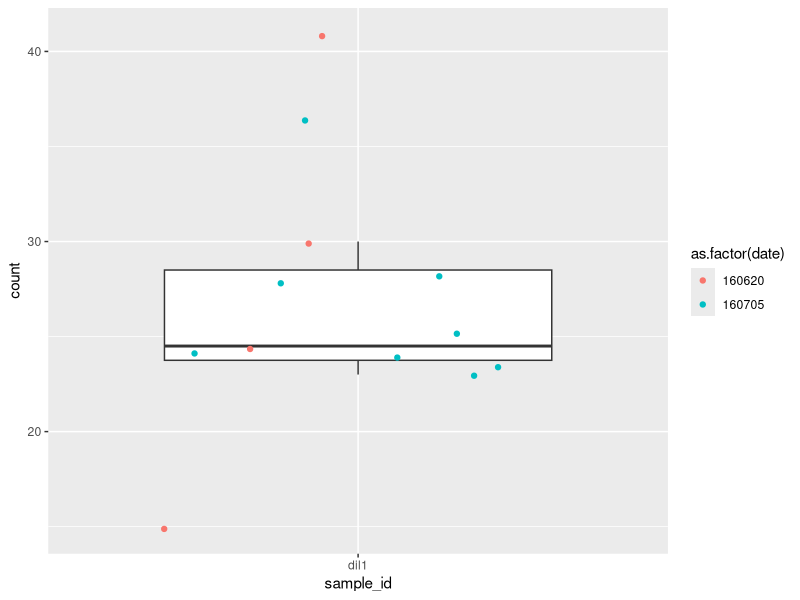
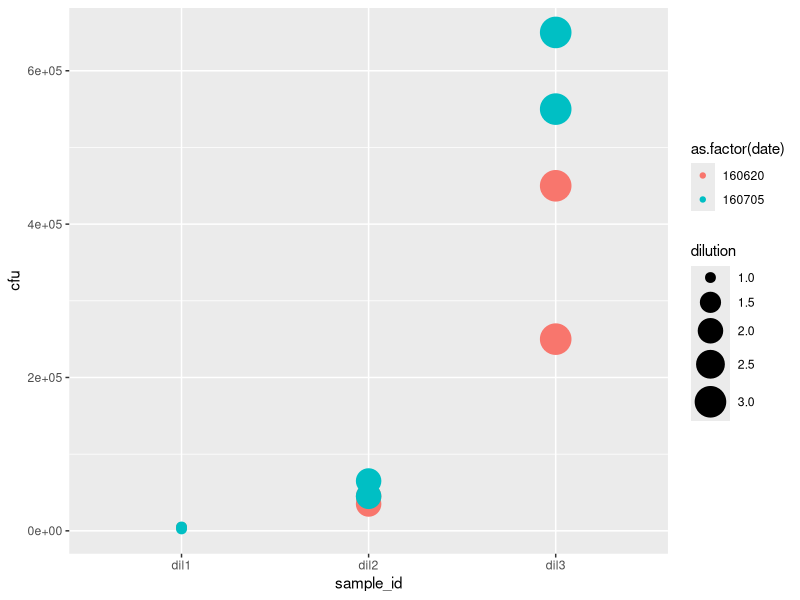
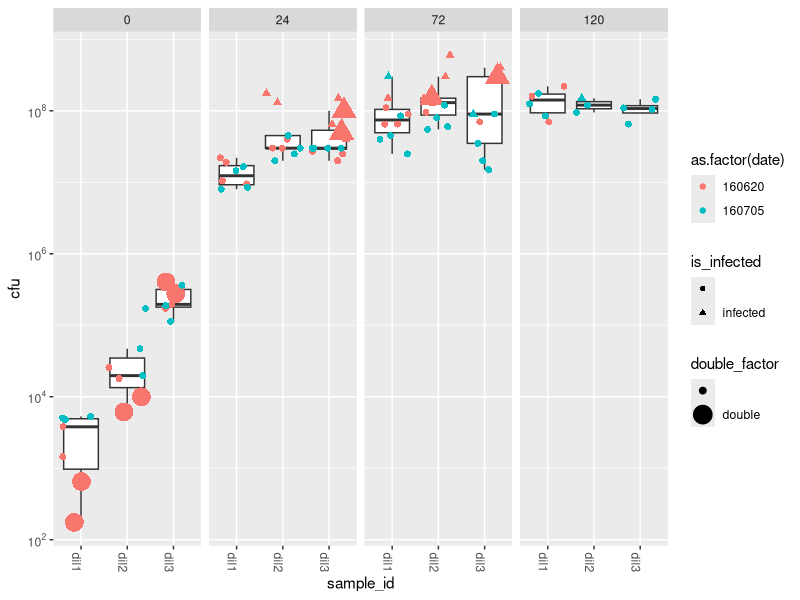

These figures' R source, in order:
#' ---
#' title: "two replicates of cfu calibration"
#'output:
#'  html_document:
#'    toc: true
#'    theme: united
#' ---

#/*    Script to combine and process two replicates of the cfu calibration assay before merging with the old assay replicate*/
#/*    Copyright (C) 2016  Daniel Chan*/

#/*    This program is free software: you can redistribute it and/or modify*/
#/*    it under the terms of the GNU General Public License as published by*/
#/*    the Free Software Foundation, either version 3 of the License, or*/
#/*    (at your option) any later version.*/

#/*    This program is distributed in the hope that it will be useful,*/
#/*    but WITHOUT ANY WARRANTY; without even the implied warranty of*/
#/*    MERCHANTABILITY or FITNESS FOR A PARTICULAR PURPOSE.  See the*/
#/*    GNU General Public License for more details.*/

#/*    You should have received a copy of the GNU General Public License*/
#/*    along with this program.  If not, see <http://www.gnu.org/licenses/>.*/

#/*making a note book with knitr.spin is preferable because of the dynamic possible code debugging*/
#/* YAML header, #' for drop into roxygen (#, ## headers), #+ for chunks (broken by spaces)*/

#/*set global knitr options*/
#+ knitr-options, include=FALSE
knitr::opts_chunk$set(warning = FALSE)

#' #Initial set up

#+ import-libraries, message=FALSE
#import libraries
require(stats)
require(gplots)
require(ggplot2)
require(scales)
require(grid)
require(reshape2)
require(dplyr)

#+ style, include=FALSE
#apply a graphpad prism-like theme
#The palette with grey:
#cbPalette <- c("#999999", "#E69F00", "#56B4E9", "#009E73", "#F0E442", "#0072B2", "#D55E00", "#CC79A7")
#The palette with black:
#cbbPalette <- c("#000000", "#E69F00", "#56B4E9", "#009E73", "#F0E442", "#0072B2", "#D55E00", "#CC79A7")
themeColourLargetext <- theme_classic() +
  theme(line = element_line(size = rel(1.5), lineend = 'round'),
        legend.position = c(0.65, 0.3),
        legend.text  = element_text(size = rel(2.1)),
        legend.key = element_blank(),
        legend.key.size = unit(5, 'char'),
        legend.text.align = 0,
        legend.title = element_blank(),
        axis.title = element_text(size = rel(2.1), face = 'bold'),
        axis.title.x = element_text(vjust = -0.5),
        axis.title.y = element_text(hjust = 0.5),
        axis.text = element_text(size = rel(1.9)),
        plot.title = element_blank())
themeTextClean <- theme_classic() +
  theme(line = element_line(size = rel(1.5), lineend = 'round'),
        legend.text = element_blank(),
        legend.key = element_blank(),
        axis.text = element_blank())# The palette with grey:


original_par <- par() #for resetting to original par after generating the plot in the null device
#setwd("/home/danwchan/Documents/Scientific_Publishing/Organotypic_model/Figures/160601_remake_old_graphs") #why is this bad again? set the working directory

#' ##Data processing:

#+ import-data
#' import the data from csv
raw_data1 <- read.csv('Data/calibration/160620_rep2_cfu_calibration.csv',comment.char = '#')
raw_data2 <- read.csv('Data/calibration/160705_rep3_cfu_calibration.csv',comment.char = '#')
raw_data <- rbind(raw_data1, raw_data2)
str(raw_data)

#+ process-data
working_data <- raw_data %>%
  transform(timepoint = as.factor(timepoint),
            date = as.factor(date)) %>% #make timepoint a factor
  mutate(id_merge = as.factor(paste(timepoint, sample_id, sep = '_')),
         exp_status = as.factor(ifelse(grepl("agar.*", as.character(notes)) == TRUE,
                                       "calibration",
                                       "")), #flag the experimental data from those used to QA the initial innoculum
         double_factor = as.factor(ifelse(grepl(".*double", as.character(notes)) == TRUE,
                                          "double",
                                          "")), #flag double drops, where the 3uL merges into one
         is_infected = as.factor(ifelse(grepl("infected.*", as.character(notes)) == TRUE,
                                   "infected",
                                   "")),
         cfu = ifelse(double_factor == 'double',
                      10^dilution * 50 * count / 2, 
                      10^dilution * 50 * count)) #calculate cfu, where double is normalized to the regular 3uL drop
str(working_data)

#' ##Some things about the experiment

#+ working-tables
calibration <- filter(working_data, 
                      exp_status == "calibration", 
                      notes != "agar_stock_d") #data of the 3uL drop applied to agar instead of the raft
agar_stock <- filter(working_data, notes == "agar_stock_d") #data of the cfu in initial innoculum
experiment <- filter(working_data, exp_status != "calibration", cfu != "NA") #experimental data

#+ calibration-plots
calibplot <- ggplot(calibration, aes(sample_id, count)) +
  geom_boxplot(outlier.shape = NA) +
  geom_point(aes(colour = as.factor(date)), position = "jitter")
calibplot #looking at the test 3uL drops
calibplot2 <- ggplot(agar_stock, aes(sample_id, cfu)) +
  geom_point(aes(colour = as.factor(date), size = dilution)) +
  scale_size_continuous(range = c(3,10))
calibplot2 #looking at the cfu in the intial innoculum

#+ plot-data, message=FALSE, fig.width=12, fig.height=10
scatterplot <- ggplot(experiment, aes(sample_id, cfu)) +
  geom_boxplot(outlier.shape = NA) +
  geom_point(aes(colour = as.factor(date), size = double_factor, shape = is_infected), position = 'jitter') +
  #  scale_size_discrete(range = c(3,5)) +
  scale_y_log10(breaks = trans_breaks("log10", function(x) 10^x), labels = trans_format("log10", math_format(10^.x))) +
  theme(axis.text.x=element_text(angle = -90, hjust = 0)) +
  facet_grid(~timepoint)
scatterplot #this plot shows the data as it is reported to get a sense of the results before data processing

#+ cfu-delivered
#create the old estimates to merge with the new ones
old_estimates <- data_frame(cfu_per_drop = c(15, 210, 2700),
                            sample_id = c("dil1", "dil2", "dil3"),
                            timepoint = 0,
                            date = as.factor("131206"),
                            sample_strain = "LAC",
                            notes = "old esitmates manually entered",
                            count = "",
                            dilution = "",
                            id_merge = c("0_dil1", "0_dil2", "0_dil3"),
                            double_factor = "",
                            is_infected = "",
                            cfu = "",
                            exp_status = "calibration")
#calculate the mean cfu delivered
agar_stock %>%
  mutate(cfu_per_drop = 3*cfu/1000) %>%
  rbind(old_estimates) %>%
  group_by(sample_id) %>%
  summarise(mean(cfu_per_drop))

#+ clean-n-save, eval=FALSE
# remove the "infected data points since they inflate the means as seen in scatterplot
working_data_add <- filter(working_data, is_infected != "infected")
# save for import into 160531_cfu_calibration_old.R
save(working_data_add, file = "Data/cfu_calibration_merged.Rdata")
